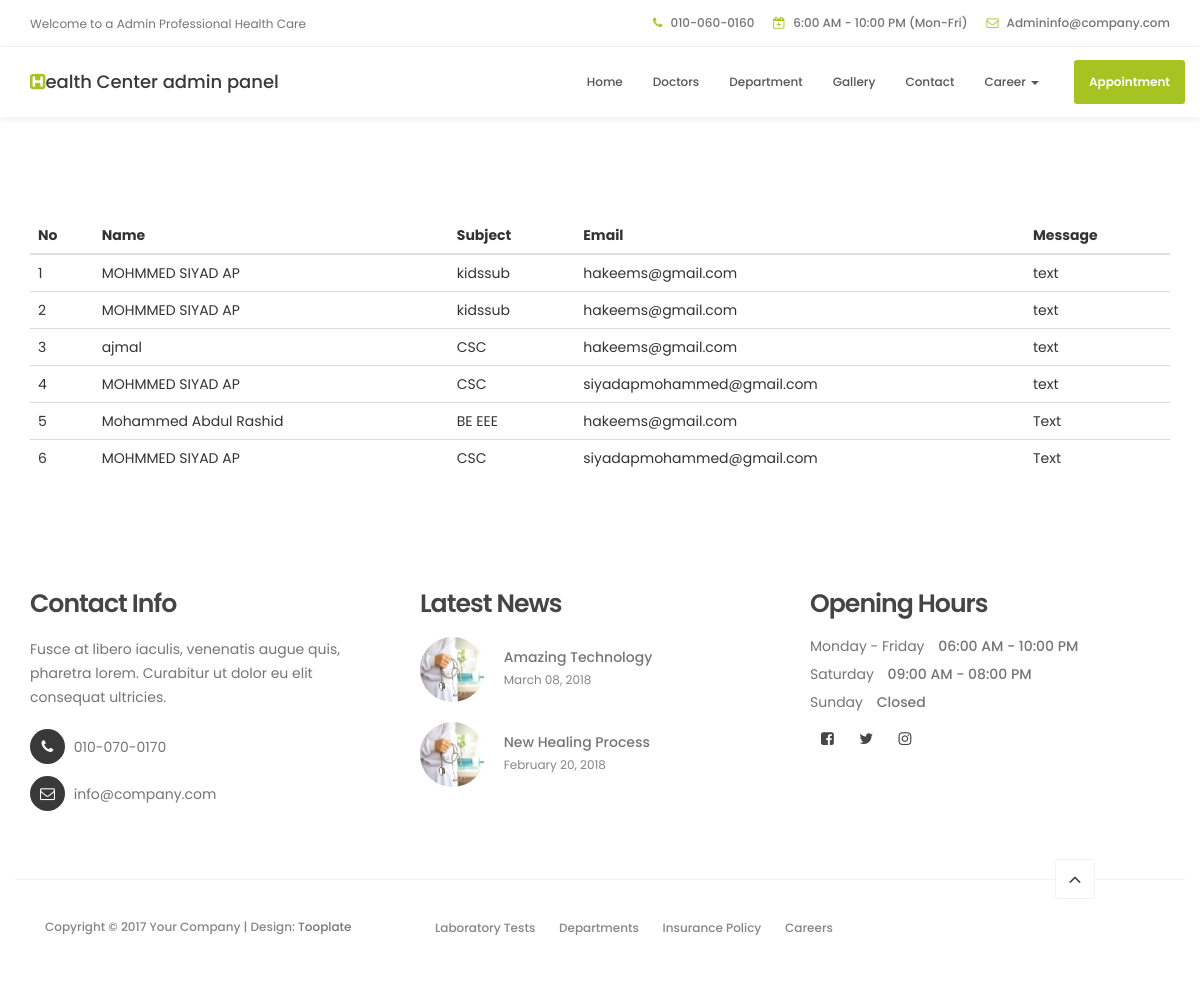
The app's page /admincontact/ with its own data.
### myapp/models.py (models this page shows, shortened)
class Contact(models.Model):
    Name = models.CharField(max_length=100)
    Subject = models.CharField(max_length=10)
    Email = models.EmailField(null=True)
    Message = models.TextField(max_length=100)

### myapp/views.py (the view)
# urls.py: path('admincontact/',views.admin_contactview,name='admincontact'),
def admin_contactview(request):
    contact_data = Contact.objects.all
    return render(request,'admin_contact_view.html',{'contact_data':contact_data})

### templates/admin_contact_view.html
{%extends 'admin_base.html'%}
{%load static%}
{%block content%}
<div class="container" style="margin-top: 100px;">
    <table class="table caption-top">
  <thead>
    <tr>
      <th scope="col">No</th>
      <th scope="col">Name</th>
      <th scope="col">Subject</th>
      <th scope="col">Email</th>
       <th scope="col">Message</th>
    </tr>
  </thead>
  <tbody>
 {% for data in contact_data%}
    <tr>
      <td>{{data.id}}</td>
       <td>{{data.Name}}</td>
       <td>{{data.Subject}}</td>
       <td>{{data.Email}}</td>
       <td>{{data.Message}}</td>
    </tr>
  {%endfor%}
  </tbody>
</table>
</div>
{%endblock%}

### static/css/tooplate-style.css (style rules this page uses)
body { background: #ffffff; font-family: 'Poppins', sans-serif; overflow-x: hidden; }
html { -webkit-font-smoothing: antialiased; }

### records on screen
Contact: id "1", Name "MOHMMED SIYAD AP", Subject "kidssub", Email "hakeems@gmail.com", Message "text"
Contact: id "2", Name "MOHMMED SIYAD AP", Subject "kidssub", Email "hakeems@gmail.com", Message "text"
Contact: id "3", Name "ajmal", Subject "CSC", Email "hakeems@gmail.com", Message "text"
Contact: id "4", Name "MOHMMED SIYAD AP", Subject "CSC", Email "siyadapmohammed@gmail.com", Message "text"
Contact: id "5", Name "Mohammed Abdul Rashid", Subject "BE EEE", Email "hakeems@gmail.com", Message "Text"
Contact: id "6", Name "MOHMMED SIYAD AP", Subject "CSC", Email "siyadapmohammed@gmail.com", Message "Text"
